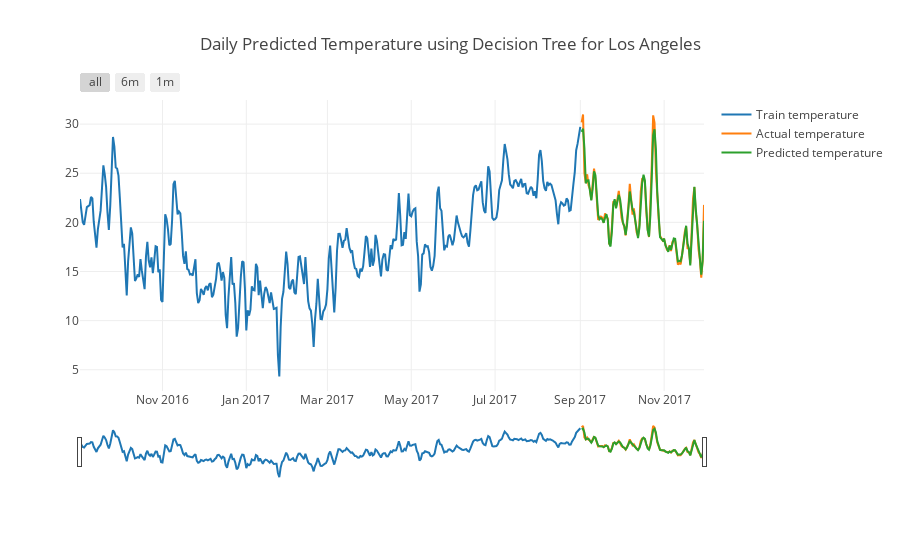

Here is the notebook cell this chart was saved with:
### Code cell
# Plotting the training data for past year, Actual/test data and predicted temperature - Decision Tree
fig = charter_helper_prediction("Daily Predicted Temperature using Decision Tree for " + city, 
                     X_train,Y_train,X_test,Y_test,future_forecast)

iplot(fig)
#py.image.save_as(fig, f'{IMAGE_DIR}/Daily_DT_predict.png')
